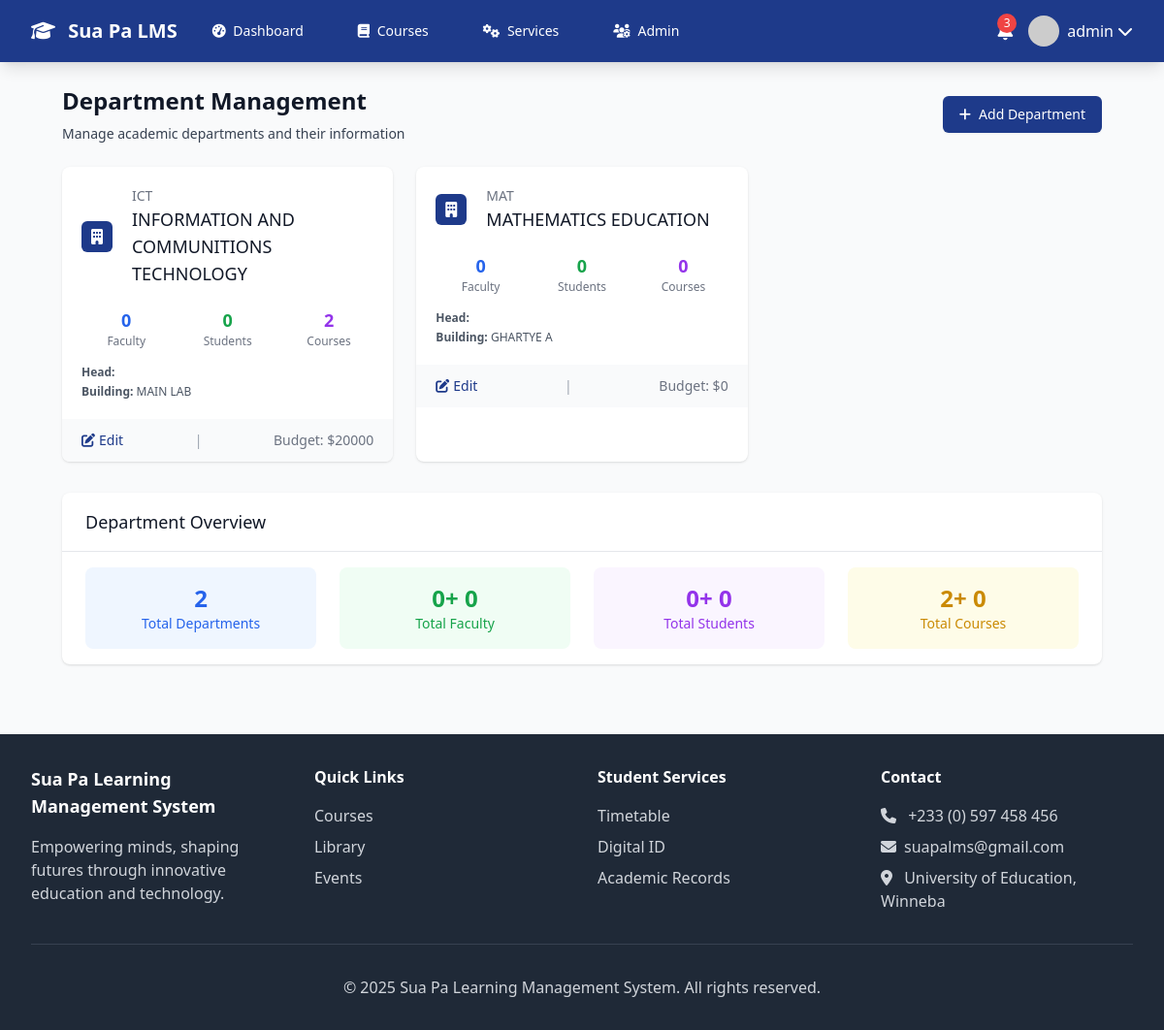
The page /admin-panel/departments/ (signed in) on the database its author committed.
### administration/models.py (models this page shows, shortened)
class Department(models.Model):
    name = models.CharField(max_length=100, unique=True)
    code = models.CharField(max_length=10, unique=True)
    description = models.TextField(blank=True)
    head_of_department = models.ForeignKey(User, on_delete=models.SET_NULL, null=True, blank=True, related_name='headed_departments')
    building = models.CharField(max_length=100)
    phone = models.CharField(max_length=15, blank=True)
    email = models.EmailField(blank=True)
    budget = models.DecimalField(max_digits=12, decimal_places=2, default=0)
    created_at = models.DateTimeField(auto_now_add=True)

### administration/views.py (the view)
# urls.py: path('departments/', views.DepartmentManagementView.as_view(), name='department_list'),
class DepartmentManagementView(LoginRequiredMixin, AdminRequiredMixin, ListView):
    model = Department
    template_name = 'administration/department_management.html'
    context_object_name = 'departments'
    def get_context_data(self, **kwargs):
        context = super().get_context_data(**kwargs)
        departments_with_stats = []
        for dept in context['departments']:
            stats = {
                'department': dept,
                'faculty_count': User.objects.filter(userprofile__department=dept.code, userprofile__user_type='faculty').count(),
                'student_count': User.objects.filter(userprofile__department=dept.code, userprofile__user_type='student').count(),
                'course_count': Course.objects.filter(department=dept).count(),
            }
            departments_with_stats.append(stats)
        context['departments_with_stats'] = departments_with_stats
        return context

### accounts/models.py (called while the page is built)
    @property
    def is_admin(self):
        return self.user_type == 'admin'

### administration/views.py (called while the page is built)
    def test_func(self):
        return hasattr(self.request.user, 'userprofile') and self.request.user.userprofile.is_admin

### templates/administration/department_management.html (shortened to what this page needs)
{% extends 'base.html' %}
{% load static %} {% block title %}Department Management - Sua Pa LMS{% endblock %} {% block content %}
<div class="px-4 sm:px-6 lg:px-8">
  <div class="sm:flex sm:items-center">
    <div class="sm:flex-auto">
      <h1 class="text-2xl font-semibold text-gray-900">
        Department Management
      </h1>
      <p class="mt-2 text-sm text-gray-700">
        Manage academic departments and their information
      </p>
    </div>
    <div class="mt-4 sm:mt-0 sm:ml-16 sm:flex-none">
      <a
        href="{% url 'administration:department_create' %}"
        class="inline-flex items-center justify-center rounded-md border border-transparent bg-uct-blue px-4 py-2 text-sm font-medium text-white shadow-sm hover:bg-blue-700 focus:outline-none focus:ring-2 focus:ring-blue-500 focus:ring-offset-2 sm:w-auto"
      >
        <i class="fas fa-plus mr-2"></i>
        Add Department
      </a>
    </div>
  </div>
  <div class="mt-6 grid grid-cols-1 gap-6 sm:grid-cols-2 lg:grid-cols-3">
    {% for dept_stats in departments_with_stats %}
    <div class="bg-white overflow-hidden shadow rounded-lg">
      <div class="p-5">
        <div class="flex items-center">
          <div class="flex-shrink-0">
            <div
              class="w-8 h-8 bg-uct-blue rounded-md flex items-center justify-center"
            >
              <i class="fas fa-building text-white"></i>
            </div>
          </div>
          <div class="ml-5 w-0 flex-1">
            <dl>
              <dt class="text-sm font-medium text-gray-500 truncate">
                {{ dept_stats.department.code }}
              </dt>
              <dd class="text-lg font-medium text-gray-900">
                {{ dept_stats.department.name }}
              </dd>
            </dl>
          </div>
        </div>
        <div class="mt-5 grid grid-cols-3 gap-3">
          <div class="text-center">
            <div class="text-lg font-semibold text-blue-600">
              {{ dept_stats.faculty_count }}
            </div>
            <div class="text-xs text-gray-500">Faculty</div>
          </div>
          <div class="text-center">
            <div class="text-lg font-semibold text-green-600">
              {{ dept_stats.student_count }}
            </div>
            <div class="text-xs text-gray-500">Students</div>
          </div>
          <div class="text-center">
            <div class="text-lg font-semibold text-purple-600">
              {{ dept_stats.course_count }}
            </div>
            <div class="text-xs text-gray-500">Courses</div>
          </div>
        </div>
        <div class="mt-4">
          {% if dept_stats.department.head_of_department %}
          <div class="text-xs text-gray-600">
            <strong>Head:</strong> {{ dept_stats.department.head_of_department.get_full_name }}
          </div>
          {% endif %} {% if dept_stats.department.building %}
          <div class="text-xs text-gray-600 mt-1">
            <strong>Building:</strong> {{ dept_stats.department.building }}
          </div>
          {% endif %}
        </div>
      </div>
      <div class="bg-gray-50 px-5 py-3">
        <div class="text-sm flex justify-between">
          <a
            href="{% url 'administration:department_edit' dept_stats.department.pk %}"
            class="font-medium text-uct-blue hover:text-blue-900"
          >
            <i class="fas fa-edit mr-1"></i>Edit
          </a>
          <span class="text-gray-400">|</span>
          <div class="text-gray-500">
            Budget: ${{ dept_stats.department.budget|floatformat:0|default:"0" }}
          </div>
        </div>
      </div>
    </div>
    {% endfor %}
  </div>
  <div class="mt-8 bg-white shadow rounded-lg">
    <div class="px-6 py-4 border-b border-gray-200">
      <h3 class="text-lg font-medium text-gray-900">Department Overview</h3>
    </div>
    <div class="px-6 py-4">
      <div class="grid grid-cols-1 gap-6 sm:grid-cols-2 lg:grid-cols-4">
        <div class="text-center p-4 bg-blue-50 rounded-lg">
          <div class="text-2xl font-bold text-blue-600">
            {{ departments|length }}
          </div>
          <div class="text-sm text-blue-600">Total Departments</div>
        </div>
        <div class="text-center p-4 bg-green-50 rounded-lg">
          <div class="text-2xl font-bold text-green-600">
            {% for dept_stats in departments_with_stats %}
            {{ dept_stats.faculty_count|add:0 }}{% if not forloop.last %}+{% endif %}{% endfor %}
          </div>
          <div class="text-sm text-green-600">Total Faculty</div>
        </div>
        <div class="text-center p-4 bg-purple-50 rounded-lg">
          <div class="text-2xl font-bold text-purple-600">
            {% for dept_stats in departments_with_stats %}
            {{ dept_stats.student_count|add:0 }}{% if not forloop.last %}+{% endif %}{% endfor %}
          </div>
          <div class="text-sm text-purple-600">Total Students</div>
        </div>
        <div class="text-center p-4 bg-yellow-50 rounded-lg">
          <div class="text-2xl font-bold text-yellow-600">
            {% for dept_stats in departments_with_stats %}
            {{ dept_stats.course_count|add:0 }}{% if not forloop.last %}+{% endif %}{% endfor %}
          </div>
          <div class="text-sm text-yellow-600">Total Courses</div>
        </div>
      </div>
    </div>
  </div>
</div>
{% endblock %}

### templates/base.html (shortened to what this page needs)
<!DOCTYPE html>
<html lang="en">
  <head>
    <script src="https://cdn.tailwindcss.com"></script>
    <link
      rel="stylesheet"
      href="https://cdnjs.cloudflare.com/ajax/libs/font-awesome/6.4.0/css/all.min.css"
    />
    {% load static %}
    <link rel="stylesheet" href="{% static 'css/style.css' %}" />
  </head>
  <body class="bg-gray-50">
    <nav class="bg-uct-blue shadow-lg">
      <div class="max-w-7xl mx-auto px-4 sm:px-6 lg:px-8">
        <div class="flex justify-between h-16">
          <div class="flex items-center">
            <div class="flex-shrink-0">
              <a
                href="{% url 'lms:dashboard' %}"
                class="text-white text-xl font-bold"
              >
                <i class="fas fa-graduation-cap mr-2"></i>
                Sua Pa LMS
              </a>
            </div>
            {% if user.is_authenticated %}
            <div class="hidden md:ml-6 md:flex md:space-x-8">
              <a
                href="{% url 'lms:dashboard' %}"
                class="text-white hover:text-uct-gold px-3 py-2 rounded-md text-sm font-medium"
              >
                <i class="fas fa-tachometer-alt mr-1"></i> Dashboard
              </a>
              <a
                href="{% url 'lms:course_list' %}"
                class="text-white hover:text-uct-gold px-3 py-2 rounded-md text-sm font-medium"
              >
                <i class="fas fa-book mr-1"></i> Courses
              </a>
              <a
                href="{% url 'student_services:home' %}"
                class="text-white hover:text-uct-gold px-3 py-2 rounded-md text-sm font-medium"
              >
                <i class="fas fa-cogs mr-1"></i> Services
              </a>
              {% if user.userprofile.is_admin %}
              <a
                href="{% url 'administration:dashboard' %}"
                class="text-white hover:text-uct-gold px-3 py-2 rounded-md text-sm font-medium"
              >
                <i class="fas fa-users-cog mr-1"></i> Admin
              </a>
              {% endif %}
            </div>
            {% endif %}
          </div>
          {% if user.is_authenticated %}
          <div class="flex items-center space-x-4">
            <div class="relative">
              <button class="text-white hover:text-uct-gold">
                <span
                  class="absolute -top-1 -right-1 bg-red-500 text-white text-xs rounded-full h-5 w-5 flex items-center justify-center"
                  >3</span
                >
              </button>
            </div>
            <div class="relative group">
              <button class="flex items-center text-white hover:text-uct-gold">
                <img
                  class="h-8 w-8 rounded-full mr-2"
                  src="{% if user.userprofile.profile_picture %}{{ user.userprofile.profile_picture.url }}{% else %}https://ui-avatars.com/api/?name={{ user.get_full_name|default:user.username }}&background=1e3a8a&color=fff{% endif %}"
                  alt="Profile"
                />
                <span class="hidden md:block"
                  >{{ user.get_full_name|default:user.username }}</span
                >
                <i class="fas fa-chevron-down ml-1"></i>
              </button>
            </div>
          </div>
          {% endif %}
        </div>
      </div>
    </nav>
    <main class="max-w-7xl mx-auto py-6 sm:px-6 lg:px-8">
      {% block content %} {% endblock %}
    </main>
    <footer class="bg-gray-800 text-white mt-12">
      <div class="max-w-7xl mx-auto py-8 px-4 sm:px-6 lg:px-8">
        <div class="grid grid-cols-1 md:grid-cols-4 gap-8">
          <div>
            <h3 class="text-lg font-semibold mb-4">
              Sua Pa Learning Management System
            </h3>
            <p class="text-gray-300">
              Empowering minds, shaping futures through innovative education and
              technology.
            </p>
          </div>
          <div>
            <h4 class="text-md font-semibold mb-4">Quick Links</h4>
            <ul class="space-y-2">
              <li>
                <a
                  href="{% url 'lms:course_list' %}"
                  class="text-gray-300 hover:text-white"
                  >Courses</a
                >
              </li>
              <li>
                <a
                  href="{% url 'student_services:library' %}"
                  class="text-gray-300 hover:text-white"
                  >Library</a
                >
              </li>
              <li>
                <a
                  href="{% url 'student_services:event_list' %}"
                  class="text-gray-300 hover:text-white"
                  >Events</a
                >
              </li>
            </ul>
          </div>
          <div>
            <h4 class="text-md font-semibold mb-4">Student Services</h4>
            <ul class="space-y-2">
              <li>
                <a
                  href="{% url 'student_services:timetable' %}"
                  class="text-gray-300 hover:text-white"
                  >Timetable</a
                >
              </li>
              <li>
                <a
                  href="{% url 'student_services:digital_id' %}"
                  class="text-gray-300 hover:text-white"
                  >Digital ID</a
                >
              </li>
              <li>
                <a
                  href="{% url 'student_services:academic_records' %}"
                  class="text-gray-300 hover:text-white"
                  >Academic Records</a
                >
              </li>
            </ul>
          </div>
          <div>
            <h4 class="text-md font-semibold mb-4">Contact</h4>
            <div class="text-gray-300 space-y-2">
              <p><i class="fas fa-phone mr-2"></i> +233 (0) 597 458 456</p>
              <p><i class="fas fa-envelope mr-2"></i>suapalms@gmail.com</p>
              <p>
                <i class="fas fa-map-marker-alt mr-2"></i> University of Education, Winneba
              </p>
            </div>
          </div>
        </div>
        <div class="border-t border-gray-700 mt-8 pt-8 text-center">
          <p class="text-gray-300">
            &copy; 2025 Sua Pa Learning Management System. All rights reserved.
          </p>
        </div>
      </div>
    </footer>
  </body>
</html>

### static/css/style.css (style rules this page uses)
* { transition: all 0.2s ease-in-out; }

### rows shown on the page
Department: department.code "ICT", department.name "INFORMATION AND COMMUNITIONS TECHNOLOGY", faculty_count "0", student_count "0", course_count "2", department.building "MAIN LAB", department.budget "20000", faculty_count|add "0", student_count|add "0", course_count|add "2"
Department: department.code "MAT", department.name "MATHEMATICS EDUCATION", faculty_count "0", student_count "0", course_count "0", department.building "GHARTYE A", department.budget "0", faculty_count|add "0", student_count|add "0", course_count|add "0"

### other values the page prints
{{ user.get_full_name|default:user.username }} "admin"
{{ departments|length }} "2"
